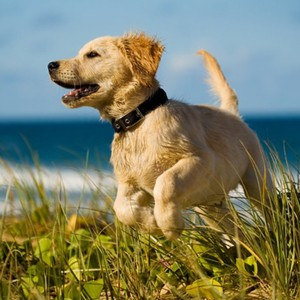
#> input picture imresize.jpg, 300 x 300 px, found by its file name
$ python 8_image_translation.py
#> lines starting #> are read from the running program, lines starting #| are printed output that depends on the picture
# shifting image from one position to other is called image yranslation
#      |1 0 tx|   translational matrix
#  T = |0 1 ty|

import cv2
import numpy

image = cv2.imread("D:\\projects\\opencv_projects\\pyhton_files\\imresize.jpg")
#> image is the input picture: shape (300, 300, 3); mean B, G, R 103.4, 128.1, 124.9
matrix = numpy.float32([[1,0,100],[0,1,100]])

translated_image = cv2.warpAffine(image,matrix,(image.shape[1]+100,image.shape[0]+100))
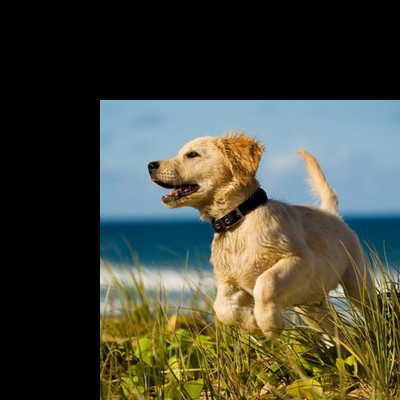
#> translated_image: shape (400, 400, 3); mean B, G, R 58.1, 72.1, 70.2

cv2.imshow('translated', translated_image)
cv2.waitKey(5000)
